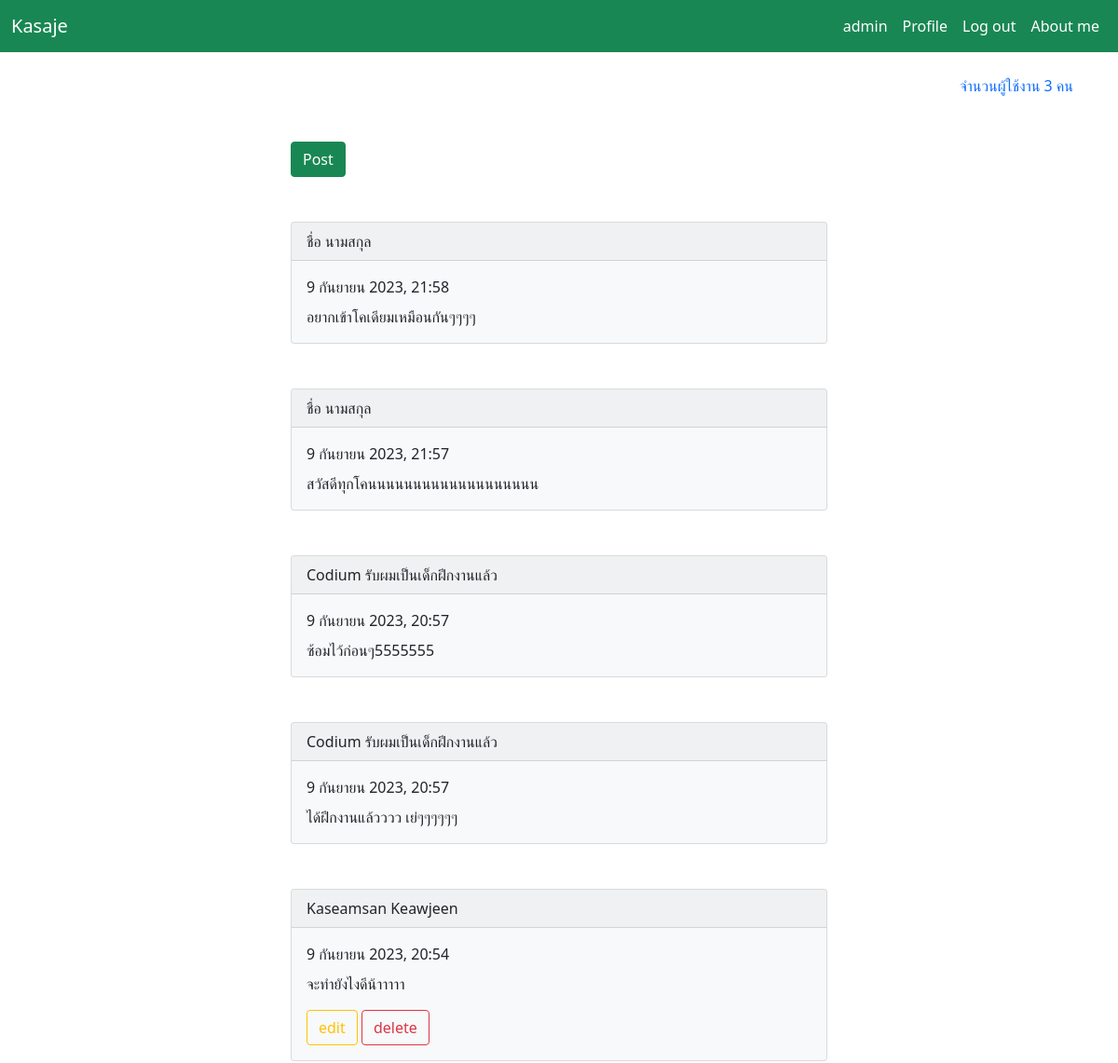
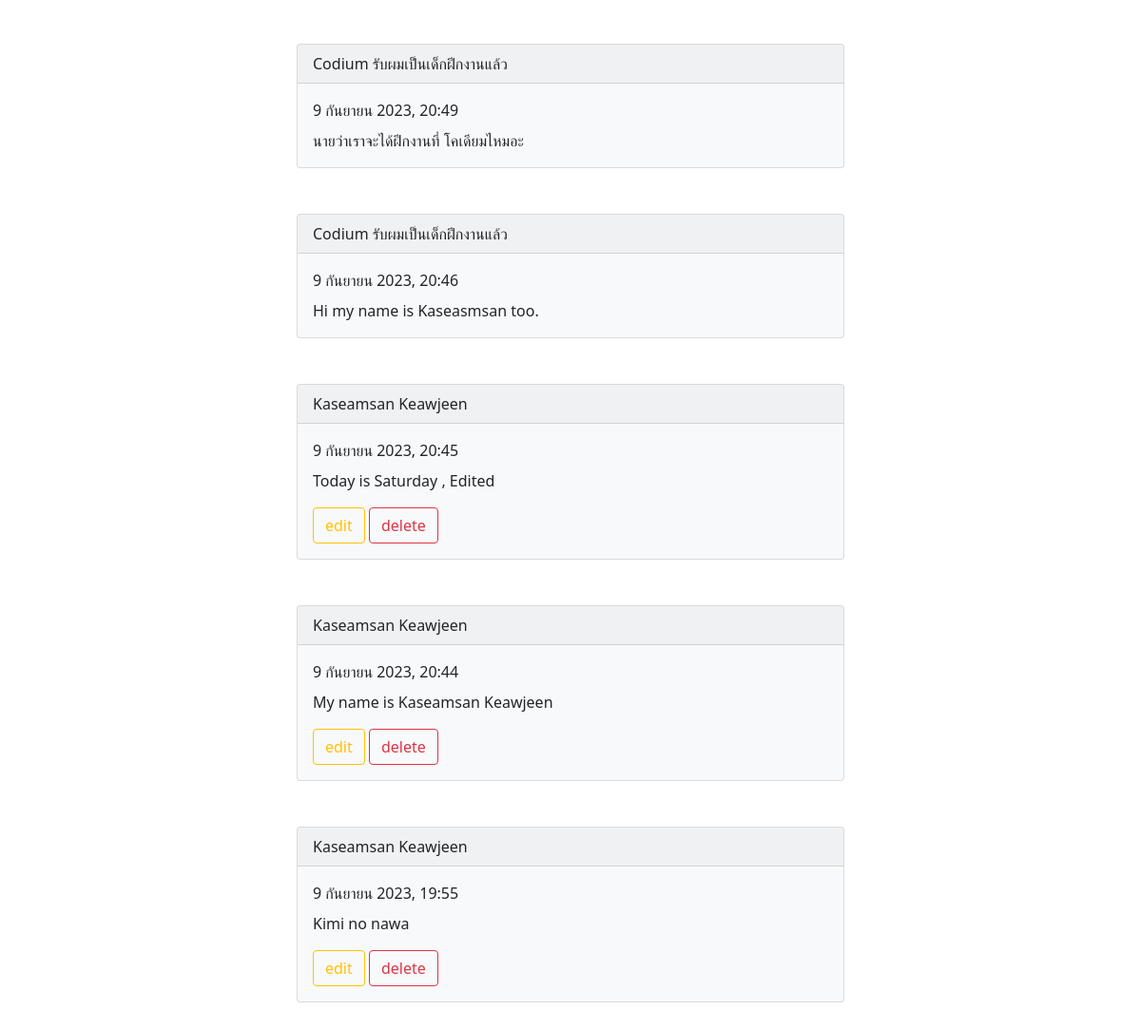
The app's page /home/ (signed in) with its own data (2 pictures, top to bottom).
### myapp/models.py (models this page shows, shortened)
class postdata(models.Model):
    datetime = models.DateTimeField(auto_now=True , blank=True )
    description = models.TextField()
    user = models.ForeignKey(User,on_delete=models.CASCADE)

### myapp/views.py (the view)
# urls.py: path('home/' , views.home , name="home"),
@login_required
def home(request):
    data = postdata.objects.all()
    num_u = User.objects.all().values()
    arraydata = []
    n= 0
    for i in num_u:
        arraydata.append(i)
    for i in arraydata:
        n = n + 1
    print(n)
    return render(request,'home.html' , {'data': data , 'n' : n} )

### myapp/templates/home.html (shortened to what this page needs)
<!DOCTYPE html>
<html lang="en">
<head>
    <link href="https://cdn.jsdelivr.net/npm/bootstrap@5.0.2/dist/css/bootstrap.min.css" rel="stylesheet">
</head>
<body>
    <nav class="navbar navbar-expand-lg navbar-light bg-success">
        <div class="container-fluid">
          <a class="navbar-brand text-white" href="{% url 'home'  %}">Kasaje</a>
          <div class="collapse navbar-collapse justify-content-end" id="navbarNavAltMarkup">
            <div class="navbar-nav">
              <a class="nav-link active text-white" aria-current="page" >{{ user.username}}</a>
              <a class="nav-link active text-white" type="button" aria-current="page" href="{% url 'profile' %}">Profile</a>
              <a class="nav-link active text-white" aria-current="page" href="{% url 'logout' %}">Log out</a>
              <a class="nav-link active text-white" aria-current="page" href="{% url 'about' %}">About me</a>
            </div>
          </div>
        </div>
      </nav>
        <p class="text-end me-5 mt-4 text-primary">จำนวนผู้ใช้งาน  {{n}} คน</p>
      <div class="container col-6 offset-3 mt-5">
        <a class="btn btn-success " href="{% url 'post' %}">Post</a><br>
        {% for i in data reversed %}
        <br><br>
          <div class="card bg-light">
            <div class="card-header d-flex flex-row">
              {{ i.user.first_name }} {{i.user.last_name}}
            </div>
            <div class="card-body">
              <p class="card-title">{{ i.datetime}}</p>
              <p class="card-text">{{i.description}}</p>
              {% if user == i.user%}
              <a href="{% url 'edit' i.id %}" class="btn btn-outline-warning ">edit</a>
              <a href="{% url 'delete' i.id %} " onclick=" return  confirm('Are you sure?')" class="btn btn-outline-danger">delete</a>
              {% endif%}
            </div>
          </div>
        {% endfor %}
        <br><br><br>
      </div>
</body>
</html>

### records on screen
postdata: user.first_name "ชื่อ", user.last_name "นามสกุล", datetime "9 กันยายน 2023, 21:58", description "อยากเข้าโคเดียมเหมือนกันๆๆๆๆ"
postdata: user.first_name "ชื่อ", user.last_name "นามสกุล", datetime "9 กันยายน 2023, 21:57", description "สวัสดีทุกโคนนนนนนนนนนนนนนนนนนน"
postdata: user.first_name "Codium", user.last_name "รับผมเป็นเด็กฝึกงานแล้ว", datetime "9 กันยายน 2023, 20:57", description "ซ้อมไว้ก่อนๆ5555555"
postdata: user.first_name "Codium", user.last_name "รับผมเป็นเด็กฝึกงานแล้ว", datetime "9 กันยายน 2023, 20:57", description "ได้ฝึกงานแล้วววว เย่ๆๆๆๆๆๆ"
postdata: user.first_name "Kaseamsan", user.last_name "Keawjeen", datetime "9 กันยายน 2023, 20:54", description "จะทำยังไงดีน้าาาาา", shows "edit"
postdata: user.first_name "Codium", user.last_name "รับผมเป็นเด็กฝึกงานแล้ว", datetime "9 กันยายน 2023, 20:49", description "นายว่าเราจะได้ฝึกงานที่ โคเดียมไหมอะ"
postdata: user.first_name "Codium", user.last_name "รับผมเป็นเด็กฝึกงานแล้ว", datetime "9 กันยายน 2023, 20:46", description "Hi my name is Kaseasmsan too."
postdata: user.first_name "Kaseamsan", user.last_name "Keawjeen", datetime "9 กันยายน 2023, 20:45", description "Today is Saturday , Edited", shows "edit"
postdata: user.first_name "Kaseamsan", user.last_name "Keawjeen", datetime "9 กันยายน 2023, 20:44", description "My name is Kaseamsan Keawjeen", shows "edit"
postdata: user.first_name "Kaseamsan", user.last_name "Keawjeen", datetime "9 กันยายน 2023, 19:55", description "Kimi no nawa", shows "edit"

### other values on screen
{{ user.username }} "admin"
{{ n }} "3"
